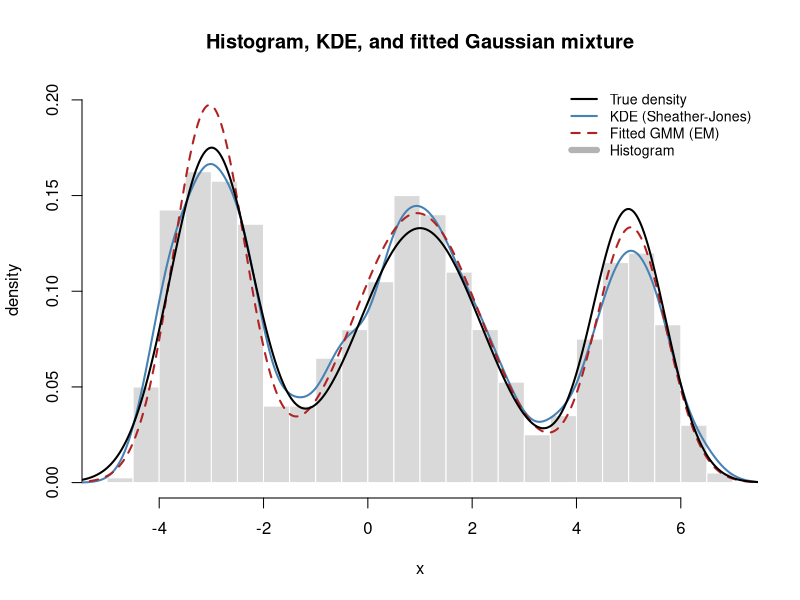
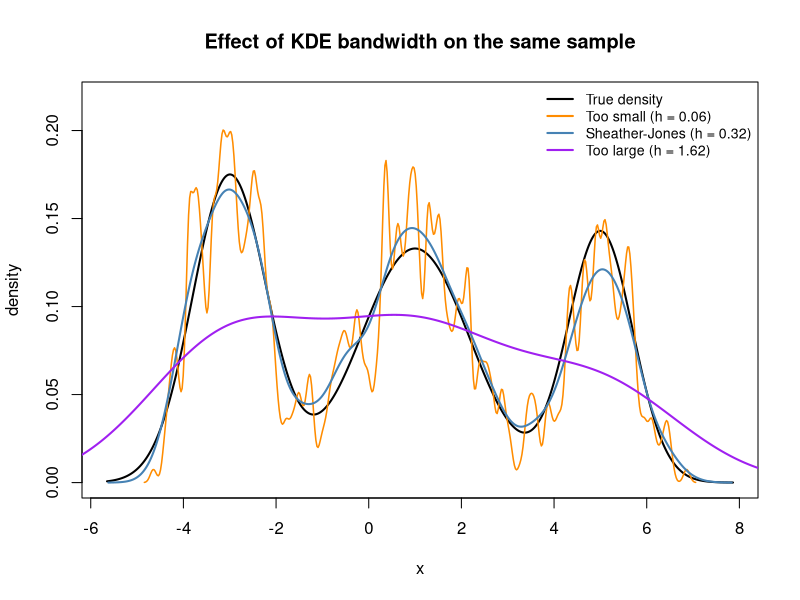

Generate these figures, in order, with R:
## ---- chunk 1
set.seed(1301)

# True density: a three-component Gaussian mixture (the target p(x))
true_pi <- c(0.35, 0.40, 0.25)
true_mu <- c(-3.0, 1.0, 5.0)
true_sd <- c(0.8, 1.2, 0.7)

# Simulate n points by first drawing a component label, then a value
n <- 800
z <- sample(seq_along(true_pi), size = n, replace = TRUE, prob = true_pi)
x <- rnorm(n, mean = true_mu[z], sd = true_sd[z])

# The true density on a grid, for reference in every plot
grid <- seq(min(x) - 1, max(x) + 1, length.out = 600)
true_density <- function(t) {
    rowSums(sapply(seq_along(true_pi), function(k) {
        true_pi[k] * dnorm(t, true_mu[k], true_sd[k])
    }))
}
true_p <- true_density(grid)

# --- A from-scratch EM algorithm for a 1-D Gaussian mixture ---
em_gmm <- function(x, K, iters = 200, tol = 1e-6) {
    n <- length(x)
    # Initialize: spread means over quantiles, equal weights, global sd
    mu <- as.numeric(quantile(x, probs = seq(0.1, 0.9, length.out = K)))
    sigma <- rep(sd(x), K)
    pi_k <- rep(1 / K, K)
    ll_old <- -Inf

    for (it in seq_len(iters)) {
        # E-step: responsibilities gamma_ik (n x K matrix)
        dens <- sapply(seq_len(K), function(k) pi_k[k] * dnorm(x, mu[k], sigma[k]))
        denom <- rowSums(dens)
        gamma <- dens / denom

        # M-step: weighted means, variances, and mixing weights
        Nk <- colSums(gamma)
        mu <- colSums(gamma * x) / Nk
        sigma <- sqrt(colSums(gamma * outer(x, mu, "-")^2) / Nk)
        sigma <- pmax(sigma, 1e-3) # guard against variance collapse
        pi_k <- Nk / n

        # Log-likelihood for convergence check
        ll <- sum(log(denom))
        if (abs(ll - ll_old) < tol) break
        ll_old <- ll
    }
    list(pi = pi_k, mu = mu, sigma = sigma, loglik = ll, iters = it)
}

fit <- em_gmm(x, K = 3)

# Density implied by the fitted mixture, evaluated on the grid
gmm_density <- function(t, fit) {
    rowSums(sapply(seq_along(fit$pi), function(k) {
        fit$pi[k] * dnorm(t, fit$mu[k], fit$sigma[k])
    }))
}
gmm_p <- gmm_density(grid, fit)
## ---- chunk 2
ord <- order(fit$mu)
param_tab <- data.frame(
    Component = 1:3,
    `True weight` = true_pi,
    `Est. weight` = round(fit$pi[ord], 3),
    `True mean` = true_mu,
    `Est. mean` = round(fit$mu[ord], 3),
    `True SD` = true_sd,
    `Est. SD` = round(fit$sigma[ord], 3),
    check.names = FALSE
)
knitr::kable(
    param_tab,
    caption = "True versus EM-estimated Gaussian mixture parameters. The from-scratch EM algorithm recovers the three components' weights, means, and standard deviations closely from 800 simulated points."
)
## ---- chunk 3
hist(x,
    breaks = 30, freq = FALSE, border = "white", col = "grey85",
    main = "Histogram, KDE, and fitted Gaussian mixture",
    xlab = "x", ylab = "density", ylim = c(0, max(true_p) * 1.15)
)
kde <- density(x, bw = "SJ")
lines(kde, col = "steelblue", lwd = 2)
lines(grid, gmm_p, col = "firebrick", lwd = 2, lty = 2)
lines(grid, true_p, col = "black", lwd = 2)
legend("topright",
    legend = c("True density", "KDE (Sheather-Jones)", "Fitted GMM (EM)", "Histogram"),
    col = c("black", "steelblue", "firebrick", "grey70"),
    lwd = c(2, 2, 2, 6), lty = c(1, 1, 2, 1), bty = "n", cex = 0.85
)
## ---- chunk 4
h_auto <- bw.SJ(x)
kde_small <- density(x, bw = h_auto / 5)
kde_auto <- density(x, bw = h_auto)
kde_large <- density(x, bw = h_auto * 5)

plot(grid, true_p,
    type = "l", lwd = 2, col = "black",
    main = "Effect of KDE bandwidth on the same sample",
    xlab = "x", ylab = "density", ylim = c(0, max(true_p) * 1.25)
)
lines(kde_small, col = "darkorange", lwd = 1.5)
lines(kde_auto, col = "steelblue", lwd = 2)
lines(kde_large, col = "purple", lwd = 2)
legend("topright",
    legend = c(
        "True density",
        sprintf("Too small (h = %.2f)", h_auto / 5),
        sprintf("Sheather-Jones (h = %.2f)", h_auto),
        sprintf("Too large (h = %.2f)", h_auto * 5)
    ),
    col = c("black", "darkorange", "steelblue", "purple"),
    lwd = 2, bty = "n", cex = 0.85
)
## ---- chunk 5
methods_tab <- data.frame(
    Method = c("Histogram", "Kernel density (KDE)", "Gaussian mixture (EM)", "Normalizing flow"),
    Type = c("Nonparametric", "Nonparametric", "Parametric", "Neural / parametric"),
    `Smoothing knob` = c("Bin width h", "Bandwidth h", "Components K", "Network capacity"),
    `Good dimension` = c("1", "1 to 2", "Up to dozens", "Hundreds+"),
    `Exact likelihood` = c("Yes", "Yes", "Yes", "Yes"),
    `Can sample` = c("Crudely", "Yes", "Yes", "Yes"),
    check.names = FALSE
)
knitr::kable(
    methods_tab,
    caption = "Comparison of density estimation methods. Nonparametric methods make few assumptions but fail in high dimensions; the Gaussian mixture is compact and interpretable in moderate dimensions; normalizing flows scale to high dimensions at the cost of training a neural network."
)
